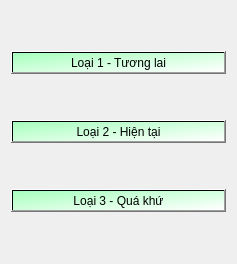
       <widget class="QWidget" name="page_2">
        <property name="geometry">
         <rect>
          <x>0</x>
          <y>0</y>
          <width>237</width>
          <height>264</height>
         </rect>
        </property>
        <attribute name="label">
         <string>Wish</string>
        </attribute>
        <layout class="QVBoxLayout" name="verticalLayout_9">
         <item>
          <widget class="QPushButton" name="wish1">
           <property name="styleSheet">
            <string notr="true">background-color: qlineargradient(spread:pad, x1:0, y1:0, x2:1, y2:1, stop:0 rgba(167, 255, 189, 255), stop:1 rgba(255, 255, 255, 255));
</string>
           </property>
           <property name="text">
            <string>Loại 1 - Tương lai</string>
           </property>
          </widget>
         </item>
         <item>
          <widget class="QPushButton" name="wish2">
           <property name="styleSheet">
            <string notr="true">background-color: qlineargradient(spread:pad, x1:0, y1:0, x2:1, y2:1, stop:0 rgba(167, 255, 189, 255), stop:1 rgba(255, 255, 255, 255));
</string>
           </property>
           <property name="text">
            <string>Loại 2 - Hiện tại</string>
           </property>
          </widget>
         </item>
         <item>
          <widget class="QPushButton" name="wish3">
           <property name="styleSheet">
            <string notr="true">background-color: qlineargradient(spread:pad, x1:0, y1:0, x2:1, y2:1, stop:0 rgba(167, 255, 189, 255), stop:1 rgba(255, 255, 255, 255));
</string>
           </property>
           <property name="text">
            <string>Loại 3 - Quá khứ</string>
           </property>
          </widget>
         </item>
        </layout>
       </widget>
